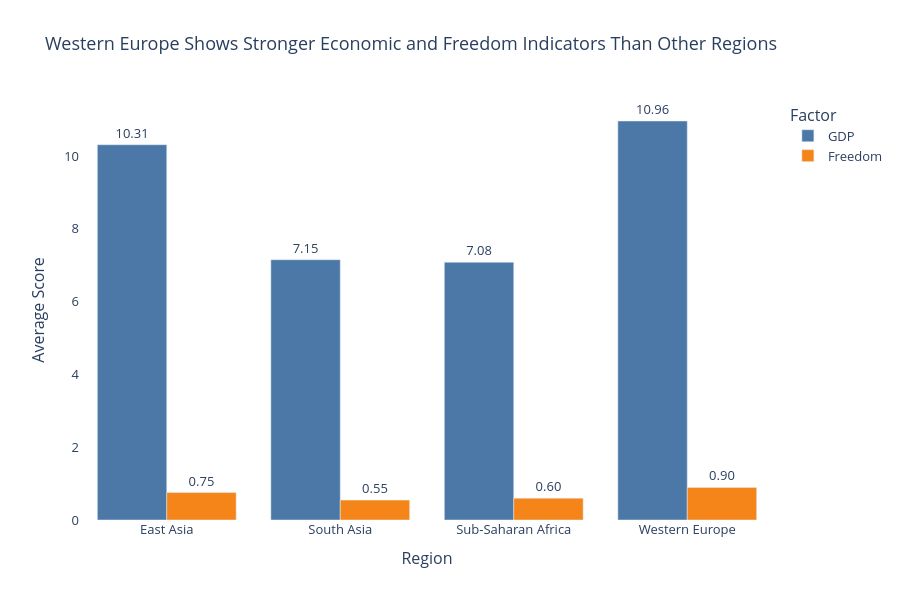

The cell this chart's notebook holds for it:
### Markdown cell above
---
## Done? Stretch Goal

If you finish both tasks with time to spare, try this:

**Task 3 (stretch):** Build a **grouped bar chart** comparing 2 sub-factors (e.g. `GDP_per_capita` and `Freedom`) across the 5 most populated regions. Use colour meaningfully and write an insight title.

Regions to include: `'Western Europe'`, `'Latin America'`, `'East Asia'`, `'Sub-Saharan Africa'`, `'South Asia'`

### Code cell
# Stretch goal — grouped bar chart
# YOUR CODE HERE
# Stretch goal — grouped bar chart

# Regions requested in the exercise
selected_regions = [
    'Western Europe',
    'Latin America',
    'East Asia',
    'Sub-Saharan Africa',
    'South Asia'
]

# Calculate average GDP and Freedom for each region
stretch_df = (
    df[df['Region'].isin(selected_regions)]
    .groupby('Region')[['GDP', 'Freedom']]
    .mean()
    .reset_index()
)

# Convert to long format for grouped bars
stretch_long = stretch_df.melt(
    id_vars='Region',
    value_vars=['GDP', 'Freedom'],
    var_name='Factor',
    value_name='Score'
)

# Build grouped bar chart
fig = px.bar(
    stretch_long,
    x='Region',
    y='Score',
    color='Factor',
    barmode='group',
    title='Western Europe Shows Stronger Economic and Freedom Indicators Than Other Regions',
    text='Score',
    color_discrete_map={
        'GDP': '#4C78A8',
        'Freedom': '#F58518'
    }
)

# Add values
fig.update_traces(
    texttemplate='%{text:.2f}',
    textposition='outside'
)

# Zero baseline
fig.update_layout(
    yaxis=dict(
        title='Average Score',
        rangemode='tozero'
    ),
    xaxis=dict(
        title='Region'
    ),
    plot_bgcolor='white',
    paper_bgcolor='white',
    font=dict(size=13),
    height=600,
    legend_title='Factor'
)

fig.show()

### Figure 1 — Plotly figure (JSON) as saved in the notebook; plotly's stock layout.template omitted (floating-point values rounded to 4 significant figures)
{"data": [{"alignmentgroup": "True", "hovertemplate": "Factor=GDP<br>Region=%{x}<br>Score=%{text}<extra></extra>", "legendgroup": "GDP", "marker": {"color": "#4C78A8", "pattern": {"shape": ""}}, "name": "GDP", "offsetgroup": "GDP", "orientation": "v", "showlegend": true, "text": [10.31, 7.152, 7.082, 10.96], "textposition": "outside", "texttemplate": "%{text:.2f}", "type": "bar", "x": ["East Asia", "South Asia", "Sub-Saharan Africa", "Western Europe"], "xaxis": "x", "y": [10.31, 7.152, 7.082, 10.96], "yaxis": "y"}, {"alignmentgroup": "True", "hovertemplate": "Factor=Freedom<br>Region=%{x}<br>Score=%{text}<extra></extra>", "legendgroup": "Freedom", "marker": {"color": "#F58518", "pattern": {"shape": ""}}, "name": "Freedom", "offsetgroup": "Freedom", "orientation": "v", "showlegend": true, "text": [0.754, 0.5463, 0.5994, 0.8961], "textposition": "outside", "texttemplate": "%{text:.2f}", "type": "bar", "x": ["East Asia", "South Asia", "Sub-Saharan Africa", "Western Europe"], "xaxis": "x", "y": [0.754, 0.5463, 0.5994, 0.8961], "yaxis": "y"}], "layout": {"barmode": "group", "font": {"size": 13}, "height": 600, "legend": {"title": {"text": "Factor"}, "tracegroupgap": 0}, "paper_bgcolor": "white", "plot_bgcolor": "white", "title": {"text": "Western Europe Shows Stronger Economic and Freedom Indicators Than Other Regions"}, "xaxis": {"anchor": "y", "domain": [0, 1], "title": {"text": "Region"}}, "yaxis": {"anchor": "x", "domain": [0, 1], "rangemode": "tozero", "title": {"text": "Average Score"}}}}
